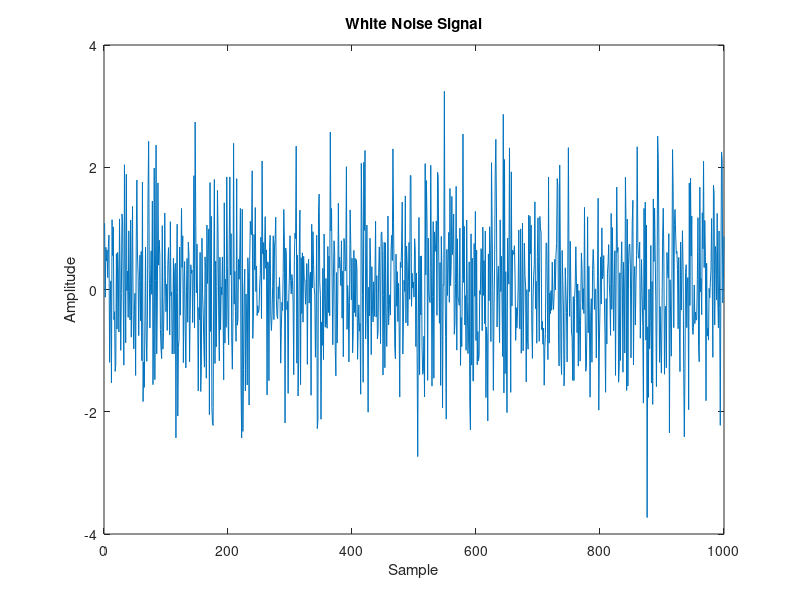

Here is the MATLAB script that generated this plot: (Note: this script raises an error after producing the figure.)
fs = 1000;           % Sampling frequency (Hz)
duration = 10;      % Duration of signal (seconds)
num_samples = fs * duration;

% Generate white noise
white_noise = randn(num_samples, 1);

% Plotting the white noise
figure;
plot(white_noise(1:1000)); % Plot first 1000 samples
title('White Noise Signal');
xlabel('Sample');
ylabel('Amplitude');

% Compute I/Q values (simulate SDR output)
I = real(white_noise);
Q = imag(hilbert(white_noise));
IQ = I + 1j*Q;

% 1. Time-Domain Voltage Kurtosis
voltage_start = tic;
voltage_deviation = abs(IQ - mean(IQ));
kurt_voltage = kurtosis(voltage_deviation);
voltage_time = toc(voltage_start);

% 2. Time-Domain Power Kurtosis (Instantaneous Power)
power_inst_start = tic;
power_inst = abs(IQ).^2;
kurt_power_inst = kurtosis(power_inst);
power_inst_time = toc(power_inst_start);

% 3. Time-Domain Power Kurtosis (Integrated Power)
power_integrated_start = tic;
window_size = 100; % Integration window length
power_integrated = movmean(power_inst, window_size);
kurt_power_integrated = kurtosis(power_integrated);
power_integrated_time = toc(power_integrated_start);

% 4. Traditional Spectral Kurtosis (FFT-based)
sk_start = tic;
[skurt, time_direct] = spectral_kurtosis(white_noise, fs);
sk_time = toc(sk_start);

% Define filter parameters
low_cutoff = 100; % Low cutoff frequency (Hz)
high_cutoff = 300; % High cutoff frequency (Hz)
[b, a] = butter(4, [low_cutoff, high_cutoff] / (fs / 2), 'bandpass');
filtered_noise = filter(b, a, white_noise);

% 5. Frequency Separated Spectral Kurtosis (FSSK)
fssk_start = tic;
[skurt_filtered, time_filtered] = spectral_kurtosis(filtered_noise, fs);
fssk_time = toc(fssk_start);

% Additional Metrics
% Accuracy against theoretical kurtosis (Gaussian noise should be 3)
theo_kurt = 3;
acc_voltage = abs(kurt_voltage - theo_kurt);
acc_power_inst = abs(kurt_power_inst - theo_kurt);
acc_power_integrated = abs(kurt_power_integrated - theo_kurt);
acc_sk = abs(skurt - theo_kurt);
acc_fssk = abs(skurt_filtered - theo_kurt);

% Statistical Variability
num_trials = 100;
var_voltage = var(arrayfun(@(x) kurtosis(abs(randn(num_samples,1)-mean(randn(num_samples,1)))), 1:num_trials));
var_power_inst = var(arrayfun(@(x) kurtosis(abs(randn(num_samples,1)).^2), 1:num_trials));
var_power_integrated = var(arrayfun(@(x) kurtosis(movmean(abs(randn(num_samples,1)).^2, window_size)), 1:num_trials));
var_sk = var(cell2mat(arrayfun(@(x) spectral_kurtosis(randn(num_samples,1), fs), 1:num_trials, 'UniformOutput', false)));
var_fssk = var(cell2mat(arrayfun(@(x) spectral_kurtosis(filter(b,a,randn(num_samples,1)), fs), 1:num_trials, 'UniformOutput', false)));

% Display results in a formatted table
fprintf('\n%-40s %-20s', 'Method', 'Kurtosis Value');
fprintf('------------------------------------------------------------\n');
fprintf('%-40s %-20.5f\n', 'Time-Domain Voltage Kurtosis', kurt_voltage);
fprintf('%-40s %-20.5f\n', 'Instantaneous Power Kurtosis', kurt_power_inst);
fprintf('%-40s %-20.5f\n', 'Integrated Power Kurtosis', kurt_power_integrated);
fprintf('%-40s %-20.5f\n', 'FFT-based Spectral Kurtosis', skurt);
fprintf('%-40s %-20.5f\n', 'Frequency Separated Spectral Kurtosis (FSSK)', skurt_filtered);

fprintf('\n%-40s %-20s', 'Method', 'Computation Time (s)');
fprintf('------------------------------------------------------------\n');
fprintf('%-40s %-20.5f\n', 'Time-Domain Voltage Kurtosis', voltage_time);
fprintf('%-40s %-20.5f\n', 'Instantaneous Power Kurtosis', power_inst_time);
fprintf('%-40s %-20.5f\n', 'Integrated Power Kurtosis', power_integrated_time);
fprintf('%-40s %-20.5f\n', 'FFT-based Spectral Kurtosis', sk_time);
fprintf('%-40s %-20.5f\n', 'Frequency Separated Spectral Kurtosis (FSSK)', fssk_time);

fprintf('\n%-40s %-20s', 'Method', 'Accuracy (Deviation from 3)');
fprintf('------------------------------------------------------------\n');
fprintf('%-40s %-20.5f\n', 'Time-Domain Voltage Kurtosis', acc_voltage);
fprintf('%-40s %-20.5f\n', 'Instantaneous Power Kurtosis', acc_power_inst);
fprintf('%-40s %-20.5f\n', 'Integrated Power Kurtosis', acc_power_integrated);
fprintf('%-40s %-20.5f\n', 'FFT-based Spectral Kurtosis', acc_sk);
fprintf('%-40s %-20.5f\n', 'Frequency Separated Spectral Kurtosis (FSSK)', acc_fssk);

fprintf('\n%-40s %-20s', 'Method', 'Statistical Variability');
fprintf('------------------------------------------------------------\n');
fprintf('%-40s %-20.5f\n', 'Time-Domain Voltage Kurtosis', var_voltage);
fprintf('%-40s %-20.5f\n', 'Instantaneous Power Kurtosis', var_power_inst);
fprintf('%-40s %-20.5f\n', 'Integrated Power Kurtosis', var_power_integrated);
fprintf('%-40s %-20.5f\n', 'FFT-based Spectral Kurtosis', var_sk);
fprintf('%-40s %-20.5f\n', 'Frequency Separated Spectral Kurtosis (FSSK)', var_fssk);
